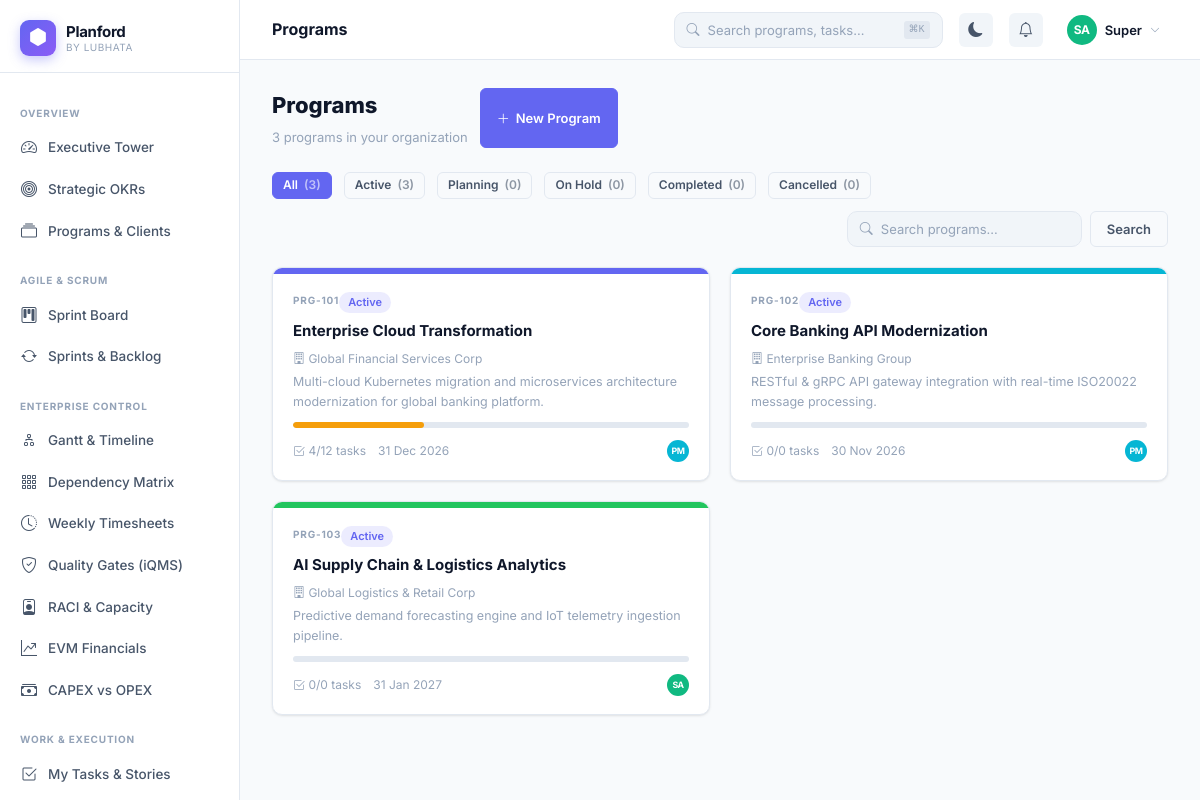
The page /programs (signed in) on the database its author committed.
### tables this page shows
CREATE TABLE `users` (
  `id` int unsigned NOT NULL AUTO_INCREMENT,
  `org_id` int unsigned NOT NULL,
  `name` varchar(120) NOT NULL,
  `email` varchar(150) NOT NULL,
  `password` varchar(255) NOT NULL,
  `role` enum('super_admin','org_admin','pm','member','stakeholder','viewer') NOT NULL DEFAULT 'member',
  `avatar` varchar(300) DEFAULT NULL,
  `title` varchar(100) DEFAULT NULL,
  `department` varchar(100) DEFAULT NULL,
  `is_active` tinyint(1) NOT NULL DEFAULT '1',
  `last_login` datetime DEFAULT NULL,
  `timezone` varchar(60) DEFAULT 'Asia/Kolkata',
  `settings` json DEFAULT NULL,
  `created_at` datetime NOT NULL DEFAULT CURRENT_TIMESTAMP,
  PRIMARY KEY (`id`),
  UNIQUE KEY `email_org` (`email`,`org_id`),
  KEY `org_id` (`org_id`)
);

CREATE TABLE `programs` (
  `id` int unsigned NOT NULL AUTO_INCREMENT,
  `org_id` int unsigned NOT NULL,
  `code` varchar(30) NOT NULL,
  `name` varchar(200) NOT NULL,
  `description` text,
  `methodology` enum('scrum','kanban','waterfall','hybrid') NOT NULL DEFAULT 'scrum',
  `rag_status` enum('green','amber','red') NOT NULL DEFAULT 'green',
  `status` enum('planning','active','on_hold','completed','cancelled') NOT NULL DEFAULT 'planning',
  `priority` enum('critical','high','medium','low') NOT NULL DEFAULT 'medium',
  `start_date` date DEFAULT NULL,
  `end_date` date DEFAULT NULL,
  `budget` decimal(15,2) DEFAULT NULL,
  `currency` varchar(5) DEFAULT 'INR',
  `owner_id` int unsigned DEFAULT NULL,
  `client_name` varchar(150) DEFAULT NULL,
  `client_logo` varchar(300) DEFAULT NULL,
  `cover_color` varchar(20) DEFAULT '#6366f1',
  `is_public` tinyint(1) DEFAULT '0',
  `stakeholder_token` varchar(64) DEFAULT NULL,
  `settings` json DEFAULT NULL,
  `created_by` int unsigned DEFAULT NULL,
  `created_at` datetime NOT NULL DEFAULT CURRENT_TIMESTAMP,
  `updated_at` datetime NOT NULL DEFAULT CURRENT_TIMESTAMP ON UPDATE CURRENT_TIMESTAMP,
  PRIMARY KEY (`id`),
  UNIQUE KEY `stakeholder_token` (`stakeholder_token`),
  KEY `org_id` (`org_id`),
  KEY `owner_id` (`owner_id`),
  KEY `status` (`status`)
);

### views/programs/index.php (the view, shortened to what the rows shown need)
<?php
$orgId = authOrgId();
$search     = trim($_GET['search'] ?? '');
$filterStatus = $_GET['status'] ?? 'all';
$page       = max(1, (int)($_GET['page'] ?? 1));
$where  = 'p.org_id=?';
$params = [$orgId];
$total    = db()->fetchColumn("SELECT COUNT(*) FROM programs p WHERE $where", $params);
$offset   = ($page - 1) * PER_PAGE;
$programs = db()->fetchAll(
    "SELECT p.*, u.name as owner_name,
     (SELECT COUNT(*) FROM tasks WHERE program_id=p.id AND status='completed') as done_tasks,
     (SELECT COUNT(*) FROM tasks WHERE program_id=p.id) as total_tasks,
     (SELECT COUNT(*) FROM milestones WHERE program_id=p.id AND status='pending' AND due_date < CURDATE()) as overdue_milestones
     FROM programs p LEFT JOIN users u ON p.owner_id=u.id
     WHERE $where
     ORDER BY FIELD(p.status,'active','planning','on_hold','completed','cancelled'), p.updated_at DESC
     LIMIT " . PER_PAGE . " OFFSET $offset", $params
);
$statusCounts = db()->fetchAll(
    "SELECT status, COUNT(*) as cnt FROM programs WHERE org_id=? GROUP BY status", [$orgId]
);
$scMap = ['all' => $total];
foreach ($statusCounts as $s) $scMap[$s['status']] = $s['cnt'];
$pageTitle = 'Programs';
?>
<div class="d-flex align-items-center justify-content-between mb-6 flex-wrap gap-3">
  <div>
    <h1 style="font-size:22px;font-weight:800;color:var(--pf-text);margin-bottom:4px">Programs</h1>
    <p style="color:var(--pf-text-3);font-size:13px"><?= number_format($total) ?> program<?= $total!=1?'s':'' ?> in your organization</p>
  </div>
  <?php if (isPM()): ?>
  <a href="<?= url('programs/new') ?>" class="btn btn-primary"><i class="bi bi-plus-lg"></i> New Program</a>
  <?php endif; ?>
</div>
<div class="d-flex align-items-center gap-3 mb-5 flex-wrap">
  <?php
  $statuses = ['all'=>'All', 'active'=>'Active', 'planning'=>'Planning', 'on_hold'=>'On Hold', 'completed'=>'Completed', 'cancelled'=>'Cancelled'];
  foreach ($statuses as $val => $label):
    $active = $filterStatus === $val ? 'btn-primary' : 'btn-outline';
    $cnt    = $scMap[$val] ?? 0;
  ?>
  <a href="?status=<?= $val ?><?= $search ? '&search='.urlencode($search) : '' ?>" class="btn btn-sm <?= $active ?>">
    <?= $label ?> <span style="opacity:.6">(<?= $cnt ?>)</span>
  </a>
  <?php endforeach; ?>
  <form method="GET" class="d-flex gap-2 ms-auto">
    <div class="pf-search" style="min-width:200px">
      <i class="bi bi-search" style="color:var(--pf-text-3);font-size:13px"></i>
      <input type="text" name="search" placeholder="Search programs…" value="<?= e($search) ?>">
    </div>
    <button class="btn btn-outline">Search</button>
  </form>
</div>
<?php if (empty($programs)): ?>
<div class="pf-card">
  <div class="pf-empty">
    <div class="pf-empty-icon"><i class="bi bi-collection"></i></div>
    <div class="pf-empty-title">No programs found</div>
    <div class="pf-empty-sub"><?= $search ? 'Try a different search.' : 'Create your first program to get started.' ?></div>
    <?php if (isPM() && !$search): ?>
    <a href="<?= url('programs/new') ?>" class="btn btn-primary">Create Program</a>
    <?php endif; ?>
  </div>
</div>
<?php else: ?>
<div class="pf-program-grid">
  <?php foreach ($programs as $p):
    $prog = $p['total_tasks'] > 0 ? round($p['done_tasks'] / $p['total_tasks'] * 100) : 0;
  ?>
  <a href="<?= url('programs/view?id=' . $p['id']) ?>" class="pf-program-card">
    <div class="pf-program-cover" style="background:<?= e($p['cover_color']) ?>"></div>
    <div class="pf-program-body">
      <div class="d-flex align-items-start justify-content-between mb-2">
        <div class="pf-program-code"><?= e($p['code']) ?></div>
        <?= statusBadge($p['status']) ?>
      </div>
      <div class="pf-program-name"><?= e($p['name']) ?></div>
      <?php if ($p['client_name']): ?>
      <div style="font-size:12px;color:var(--pf-text-3);margin-bottom:4px"><i class="bi bi-building"></i> <?= e($p['client_name']) ?></div>
      <?php endif; ?>
      <?php if ($p['description']): ?>
      <div style="font-size:12.5px;color:var(--pf-text-3);margin-bottom:10px;display:-webkit-box;-webkit-line-clamp:2;-webkit-box-orient:vertical;overflow:hidden"><?= e($p['description']) ?></div>
      <?php endif; ?>
      <div style="margin-bottom:8px">
        <?= progressBar($prog) ?>
      </div>
      <div class="pf-program-meta">
        <span><i class="bi bi-check2-square"></i> <?= $p['done_tasks'] ?>/<?= $p['total_tasks'] ?> tasks</span>
        <?php if ($p['end_date']): ?>
        <span><?= fDate($p['end_date']) ?></span>
        <?php endif; ?>
        <?php if ($p['owner_name']): ?>
        <span class="ms-auto"><?= avatar($p['owner_name'], '', '22px') ?></span>
        <?php endif; ?>
      </div>
    </div>
  </a>
  <?php endforeach; ?>
</div>
<?php endif; ?>
<?php
$content = ob_get_clean();
require VIEW_PATH . 'layouts/app.php';

### src/Helpers/helpers.php (shortened to what the rows shown need)
<?php
function auth(): ?array {
    return $_SESSION['pf_user'] ?? null;
}
function authRole(): string {
    return $_SESSION['pf_user']['role'] ?? ROLE_VIEWER;
}
function authOrgId(): int {
    return (int)($_SESSION['pf_user']['org_id'] ?? 0);
}
function isPM(): bool          { return in_array(authRole(), [ROLE_SUPER_ADMIN, ROLE_ORG_ADMIN, ROLE_PM]); }
function currentPath(): string {
    return parse_url($_SERVER['REQUEST_URI'], PHP_URL_PATH);
}
function url(string $path = ''): string {
    return rtrim(APP_URL, '/') . '/' . ltrim($path, '/');
}
function isActive(string ...$paths): string {
    $current = currentPath();
    return '';
}
function e(mixed $v): string {
    return htmlspecialchars((string)$v, ENT_QUOTES | ENT_HTML5, 'UTF-8');
}
function statusBadge(string $status): string {
    $map = [
        'active'       => ['primary',  'Active'],
        'planning'     => ['info',     'Planning'],
        'on_track'     => ['success',  'On Track'],
        'at_risk'      => ['warning',  'At Risk'],
        'delayed'      => ['danger',   'Delayed'],
        'completed'    => ['success',  'Completed'],
        'cancelled'    => ['secondary','Cancelled'],
        'on_hold'      => ['warning',  'On Hold'],
        'not_started'  => ['secondary','Not Started'],
        'in_progress'  => ['primary',  'In Progress'],
        'blocked'      => ['danger',   'Blocked'],
        'review'       => ['info',     'In Review'],
        'approved'     => ['success',  'Approved'],
        'rejected'     => ['danger',   'Rejected'],
        'draft'        => ['secondary','Draft'],
        'open'         => ['primary',  'Open'],
        'resolved'     => ['success',  'Resolved'],
        'closed'       => ['secondary','Closed'],
    ];
    [$cls, $label] = $map[$status] ?? ['secondary', ucfirst(str_replace('_', ' ', $status))];
    return "<span class=\"badge badge-soft-$cls\">$label</span>";
}
function progressBar(float $pct, string $height = '6px'): string {
    $p = min(100, max(0, round($pct)));
    $color = $p >= 100 ? 'var(--pf-green)' : ($p >= 60 ? 'var(--pf-indigo)' : ($p >= 30 ? 'var(--pf-amber)' : 'var(--pf-red)'));
    return "<div class='pf-progress' style='height:$height'><div class='pf-progress-bar' style='width:{$p}%;background:$color'></div></div>";
}
function avatar(string $name, string $color = '', string $size = '36px'): string {
    $initials = implode('', array_map(fn($w) => strtoupper($w[0]), array_slice(explode(' ', trim($name)), 0, 2)));
    if (!$color) {
        $colors = ['#6366f1','#8b5cf6','#ec4899','#06b6d4','#10b981','#f59e0b','#ef4444','#3b82f6'];
        $color  = $colors[crc32($name) % count($colors)];
    }
    return "<div class='pf-avatar' style='width:$size;height:$size;background:$color;font-size:calc($size * 0.4)'>{$initials}</div>";
}
function fDate(?string $d, string $fmt = 'd M Y'): string {
    return $d ? date($fmt, strtotime($d)) : '—';
}

### index.php (shortened to what the rows shown need)
<?php
require_once __DIR__ . '/src/Models/DB.php';
require_once __DIR__ . '/src/Helpers/helpers.php';
$uri    = parse_url($_SERVER['REQUEST_URI'], PHP_URL_PATH);
$base   = parse_url(APP_URL, PHP_URL_PATH);
$path   = '/' . trim(substr($uri, strlen($base)), '/');
foreach ($routes as $route => [$view, $roles]) {
    if ($path === $route || $path === $route . '/') {
        require VIEW_PATH . str_replace('/', DIRECTORY_SEPARATOR, $view) . '.php';
        break;
    }
}

### views/layouts/app.php (shortened to what the rows shown need)
<!DOCTYPE html>
<html lang="en" data-theme="light">
<head>
<link href="https://cdn.jsdelivr.net/npm/bootstrap-icons@1.11.3/font/bootstrap-icons.min.css" rel="stylesheet">
<link href="<?= url('assets/css/planford.css') ?>" rel="stylesheet">
</head>
<body>
<div class="pf-shell">
  <aside class="pf-sidebar">
    <a href="<?= url('dashboard') ?>" class="pf-sidebar-logo">
      <div class="pf-logo-icon"><i class="bi bi-hexagon-fill"></i></div>
      <div class="pf-logo-text">
        <div class="pf-logo-name"><?= APP_NAME ?></div>
        <div class="pf-logo-by">by <?= APP_COMPANY ?></div>
      </div>
    </a>
    <nav class="pf-sidebar-nav">
      <div class="pf-nav-section"><span class="pf-nav-label">Overview</span></div>
      <a href="<?= url('dashboard') ?>" class="pf-nav-item <?= isActive('/dashboard', '/') ?>">
        <i class="bi bi-speedometer2"></i> Executive Tower
      </a>
      <a href="<?= url('portfolio/okrs') ?>" class="pf-nav-item <?= isActive('/portfolio/okrs') ?>">
        <i class="bi bi-bullseye"></i> Strategic OKRs
      </a>
      <a href="<?= url('programs') ?>" class="pf-nav-item <?= isActive('/programs') ?>">
        <i class="bi bi-collection"></i> Programs & Clients
      </a>
      <div class="pf-nav-section"><span class="pf-nav-label">Agile & Scrum</span></div>
      <a href="<?= url('agile/board') ?>" class="pf-nav-item <?= isActive('/agile/board') ?>">
        <i class="bi bi-kanban"></i> Sprint Board
      </a>
      <a href="<?= url('sprints') ?>" class="pf-nav-item <?= isActive('/sprints') ?>">
        <i class="bi bi-arrow-repeat"></i> Sprints & Backlog
      </a>
      <div class="pf-nav-section"><span class="pf-nav-label">Enterprise Control</span></div>
      <a href="<?= url('gantt') ?>" class="pf-nav-item <?= isActive('/gantt') ?>">
        <i class="bi bi-diagram-2"></i> Gantt & Timeline
      </a>
      <a href="<?= url('gantt/matrix') ?>" class="pf-nav-item <?= isActive('/gantt/matrix') ?>">
        <i class="bi bi-grid-3x3-gap"></i> Dependency Matrix
      </a>
      <a href="<?= url('timesheets') ?>" class="pf-nav-item <?= isActive('/timesheets') ?>">
        <i class="bi bi-clock-history"></i> Weekly Timesheets
      </a>
      <a href="<?= url('governance/gates') ?>" class="pf-nav-item <?= isActive('/governance/gates') ?>">
        <i class="bi bi-shield-check"></i> Quality Gates (iQMS)
      </a>
      <a href="<?= url('capacity') ?>" class="pf-nav-item <?= isActive('/capacity') ?>">
        <i class="bi bi-person-badge"></i> RACI & Capacity
      </a>
      <a href="<?= url('evm') ?>" class="pf-nav-item <?= isActive('/evm') ?>">
        <i class="bi bi-graph-up-arrow"></i> EVM Financials
      </a>
      <a href="<?= url('financials/capex') ?>" class="pf-nav-item <?= isActive('/financials/capex') ?>">
        <i class="bi bi-cash-stack"></i> CAPEX vs OPEX
      </a>
      <div class="pf-nav-section"><span class="pf-nav-label">Work & Execution</span></div>
      <a href="<?= url('tasks') ?>" class="pf-nav-item <?= isActive('/tasks') ?>">
        <i class="bi bi-check2-square"></i> My Tasks & Stories
      </a>
      <a href="<?= url('milestones') ?>" class="pf-nav-item <?= isActive('/milestones') ?>">
      </a>
    </nav>
  </aside>
  <main class="pf-main">
    <header class="pf-topbar">
      <div class="pf-topbar-title">
        <?= e($pageTitle ?? 'Dashboard') ?>
      </div>
      <div class="pf-search">
        <i class="bi bi-search" style="color:var(--pf-text-3);font-size:13px"></i>
        <input type="text" id="globalSearch" placeholder="Search programs, tasks…" autocomplete="off">
        <kbd style="font-size:10px;color:var(--pf-text-3);background:var(--pf-border);padding:1px 5px;border-radius:3px">⌘K</kbd>
      </div>
      <button id="themeToggle" onclick="Theme.toggle()" style="border:none;background:var(--pf-surface2);color:var(--pf-text-2);width:34px;height:34px;border-radius:var(--pf-radius-sm);cursor:pointer;display:flex;align-items:center;justify-content:center;font-size:15px;flex-shrink:0">
      </button>
      <div class="pf-dropdown">
        <button data-dropdown style="border:none;background:var(--pf-surface2);color:var(--pf-text-2);width:34px;height:34px;border-radius:var(--pf-radius-sm);cursor:pointer;display:flex;align-items:center;justify-content:center;font-size:15px;position:relative;flex-shrink:0">
          <i class="bi bi-bell"></i>
        </button>
      </div>
      <div class="pf-dropdown">
        <?php $u = auth(); ?>
        <button data-dropdown style="border:none;background:none;cursor:pointer;display:flex;align-items:center;gap:8px;padding:4px 8px;border-radius:var(--pf-radius-sm)">
          <?= avatar($u['name'] ?? 'U', '', '30px') ?>
          <span style="font-size:13px;font-weight:600;color:var(--pf-text)"><?= e(explode(' ', $u['name'] ?? 'User')[0]) ?></span>
          <i class="bi bi-chevron-down" style="font-size:10px;color:var(--pf-text-3)"></i>
        </button>
      </div>
    </header>
    <div class="pf-content fade-in">
      <?= $content ?? '' ?>
    </div>
  </main>
</div>
</body>
</html>

### rows shown on the page
users: name "SA", name "Super"
programs: code "PRG-101", label "Active", name "Enterprise Cloud Transformation", client_name "Global Financial Services Corp", description "Multi-cloud Kubernetes migration and microservices architecture modernization for global banking platform.", $p 33 (drawn), done_tasks "4", total_tasks "12", end_date "31 Dec 2026", owner.name "PM"
programs: code "PRG-102", label "Active", name "Core Banking API Modernization", client_name "Enterprise Banking Group", description "RESTful & gRPC API gateway integration with real-time ISO20022 message processing.", done_tasks "0", total_tasks "0", end_date "30 Nov 2026", owner.name "PM"
programs: code "PRG-103", label "Active", name "AI Supply Chain & Logistics Analytics", client_name "Global Logistics & Retail Corp", description "Predictive demand forecasting engine and IoT telemetry ingestion pipeline.", done_tasks "0", total_tasks "0", end_date "31 Jan 2027", owner.name "SA"

### other values the page prints
$total "3"
$label "All"
$cnt "3"
$label "Active"
$label "Planning"
$cnt "0"
$label "On Hold"
$label "Completed"
$label "Cancelled"
